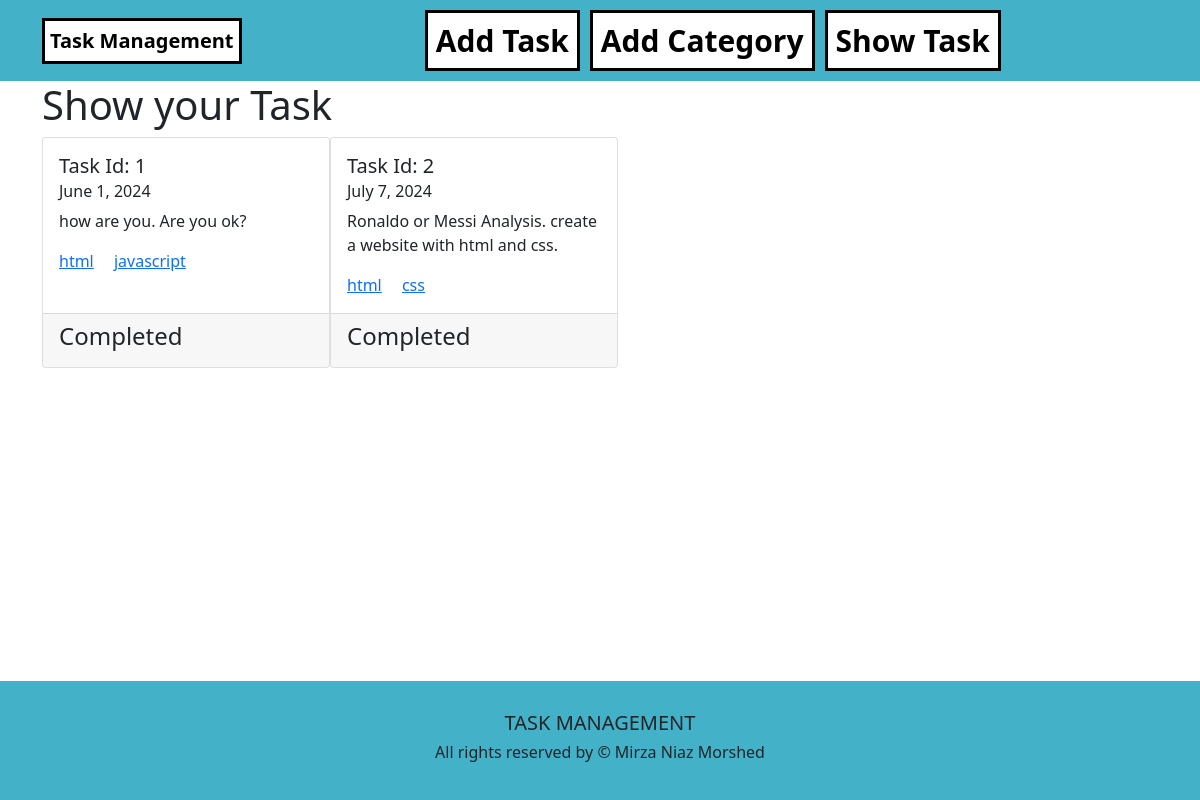
The page /task/show/ on the database its author committed.
### task/models.py (models this page shows, shortened)
class Task(models.Model):
    date = models.DateField(default=datetime.date.today)
    description = models.TextField()
    category = models.ManyToManyField(Category)
    is_completed = models.BooleanField(default=False)

### category/models.py (models this page shows, shortened)
class Category(models.Model):
    name = models.CharField(max_length=100)

### task/views.py (the view)
# urls.py: path("show/", views.show_task, name="show_task"),
def show_task(request):
    data = Task.objects.all()
    return render(request, 'show_task.html', {'data':data})

### task/templates/show_task.html (shortened to what this page needs)
{% extends "base.html" %}
{% block body %}
<div class="container">
    <h1>Show your Task</h1>
    <div class="d-flex">
        {% for task in data %}
        <div class="card" style="width: 18rem;">
            <div class="card-body">
              <h5 class="card-title">Task Id: {{task.id}}</h5>
              <h6 class="card-subtitle mb-2 text-body-secondary">{{task.date}}</h6>
              <p class="card-text">{{task.description}}</p>
              {% for cate in task.category.all%}
              <a href="#" class="card-link">{{cate.name}}</a>
              {% endfor %}
            </div>
            <div class="card-footer">
                {% if task.is_completed %}
                 <h4>Completed</h4>
                {% else %}
                <a href="{% url 'edit_task' task.id%}" class="btn btn-warning">edit</a>
                <a href="{% url 'delete_task' task.id%}" class="btn btn-warning">delete</a>
                {% endif %}
            </div>
          </div>
        {% endfor %}
    </div>
</div>
{% endblock %}

### templates/base.html (shortened to what this page needs)
<!doctype html>
<html lang="en">
  <head>
    <link href="https://cdn.jsdelivr.net/npm/bootstrap@5.0.2/dist/css/bootstrap.min.css" rel="stylesheet">
  </head>
  <body>
    <div class="main">
        <section class="header">
            <nav class="navbar navbar-expand-lg bg-body-tertiary">
                <div class="container">
                  <a class="navbar-brand" href="{% url 'homepage' %}">Task Management</a>
                  <div class="collapse navbar-collapse" id="navbarNav">
                    <ul class="navbar-nav">
                      <li class="nav-item">
                        <a class="nav-link" href="{% url 'add_task' %}">Add Task</a>
                      </li>
                      <li class="nav-item">
                        <a class="nav-link" href="{% url 'add_category' %}">Add Category</a>
                      </li>
                      <li class="nav-item">
                        <a class="nav-link" href="{% url 'show_task' %}">Show Task</a>
                      </li>
                    </ul>
                  </div>
                </div>
              </nav>
        </section>
        <section class="content">
            {% block body %}
            {% endblock %}
        </section>
        <section class="footer">
            <footer>
              <h5 class="text-center">TASK MANAGEMENT</h5>
              <h6 class="text-center">All rights reserved by &copy; Mirza Niaz Morshed</h6>
            </footer>
        </section>
    </div>
  </body>
</html>

### templates/base.html (style rules this page uses)
.navbar { background-color:rgb(67, 177, 199); padding: 10px }
.navbar-nav { margin: auto }
.nav-link { background-color: white; color: black; font-weight: bold; text-align: center; padding: 5px; border: 3px solid black; font-size: 30px; margin-left: 10px; }
.navbar-brand { background-color: white; color: black; font-weight: bold; text-align: center; padding: 5px; border: 3px solid black; }
.footer { background-color:rgb(67, 177, 199); padding: 30px; }
.content { min-height: 600px; }

### rows shown on the page
Task: id "1", date "June 1, 2024", description "how are you. Are you ok?", is_completed "Completed"
Category: name "html"
Category: name "javascript"
Task: id "2", date "July 7, 2024", description "Ronaldo or Messi Analysis. create a website with html and css.", is_completed "Completed"
Category: name "css"
